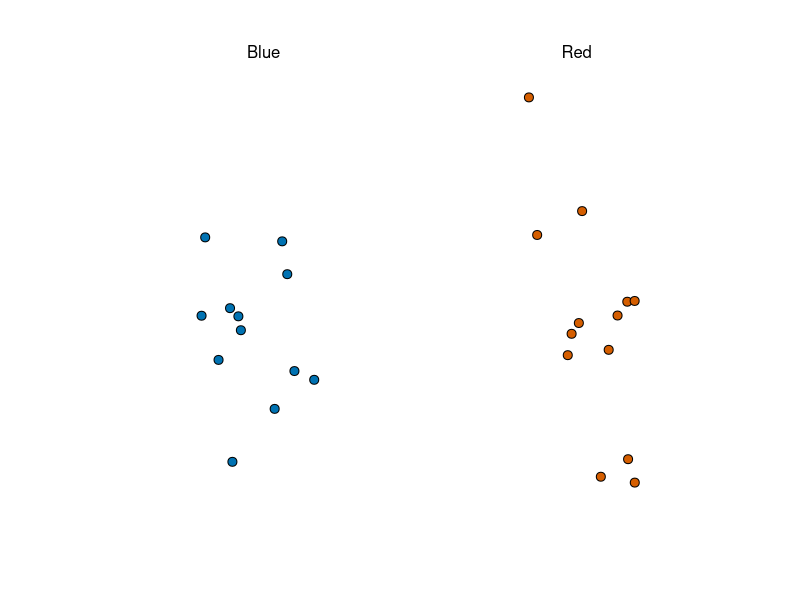
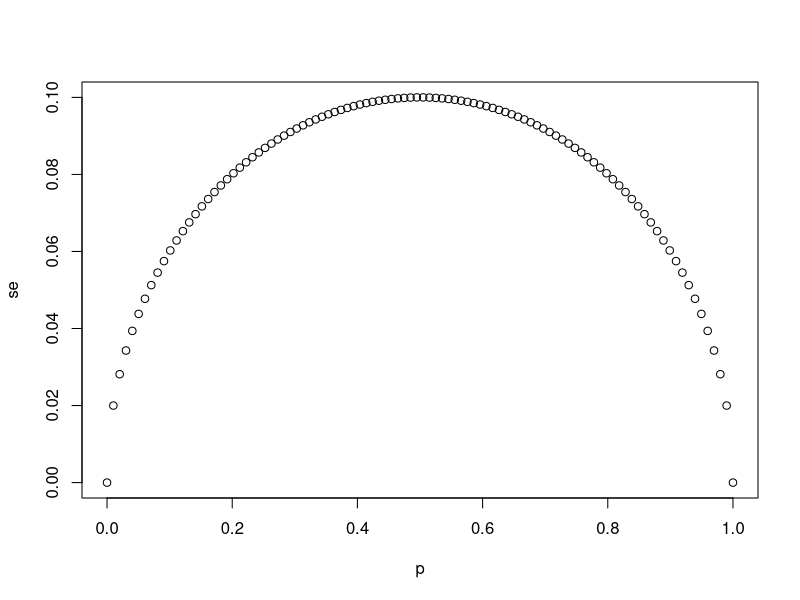
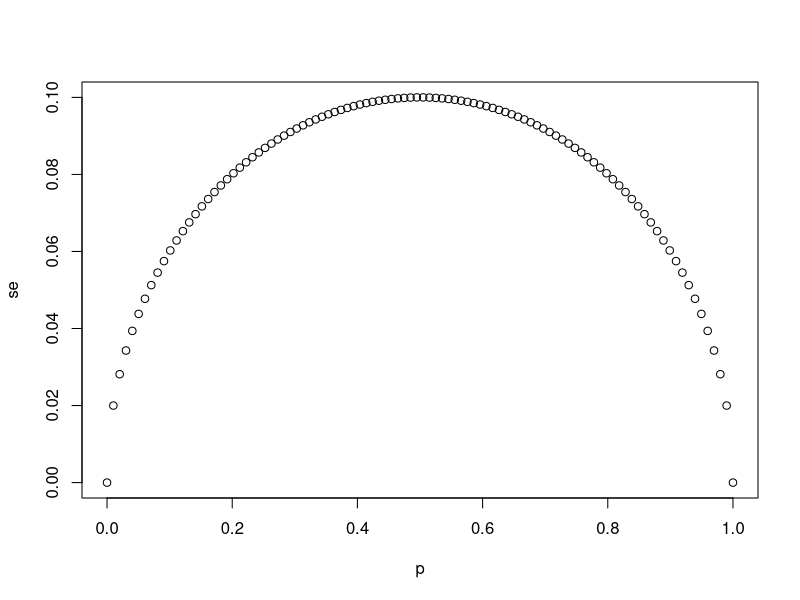
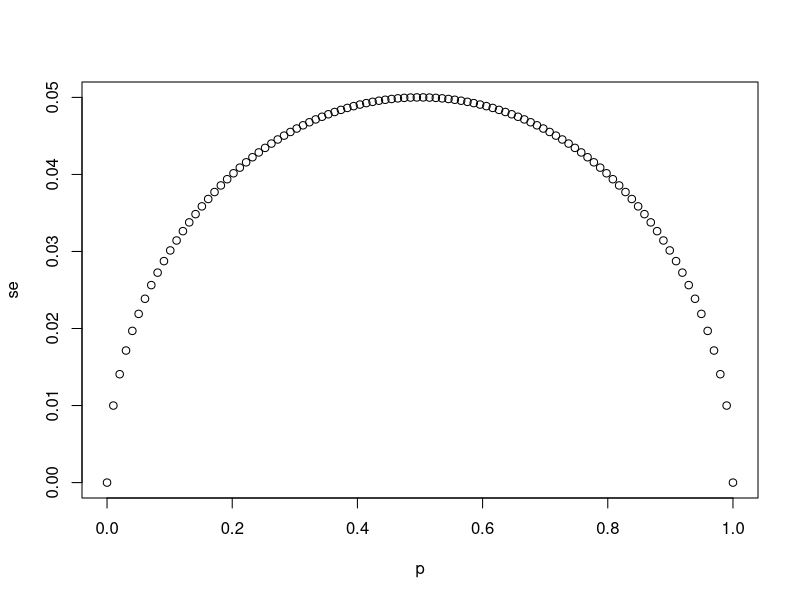
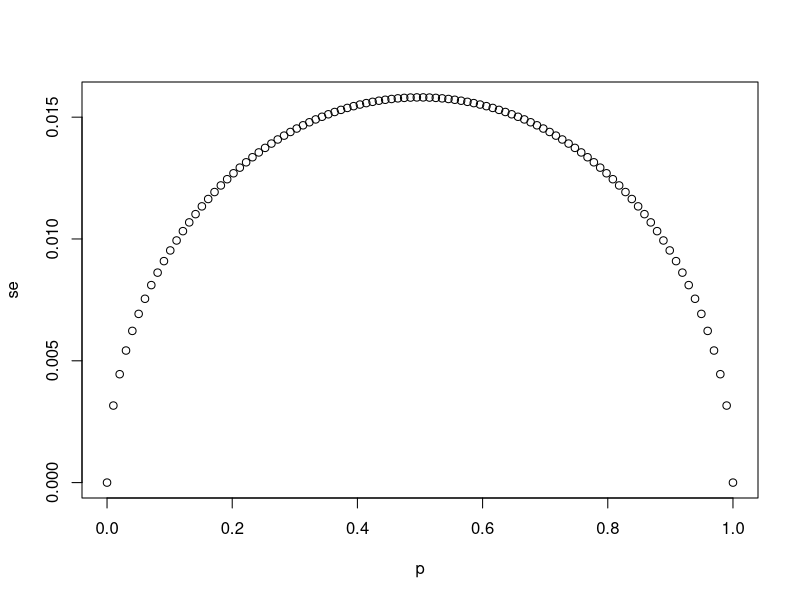
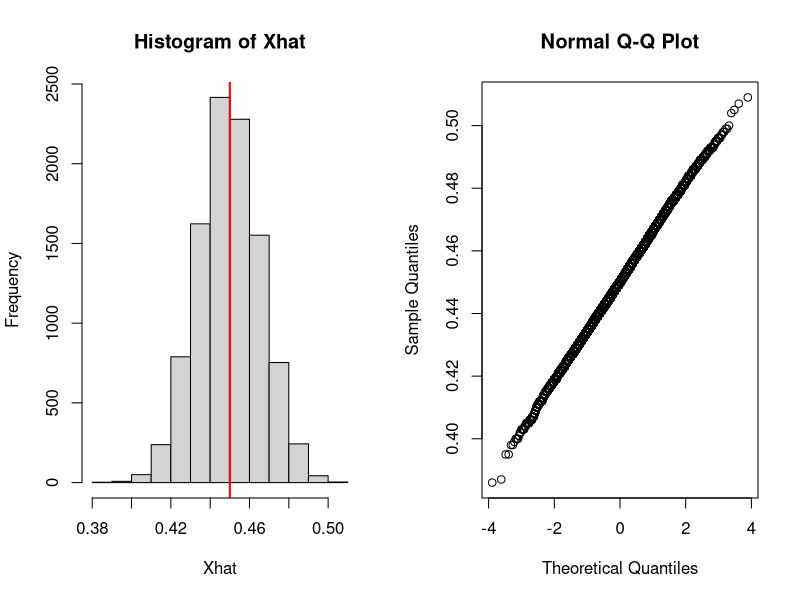
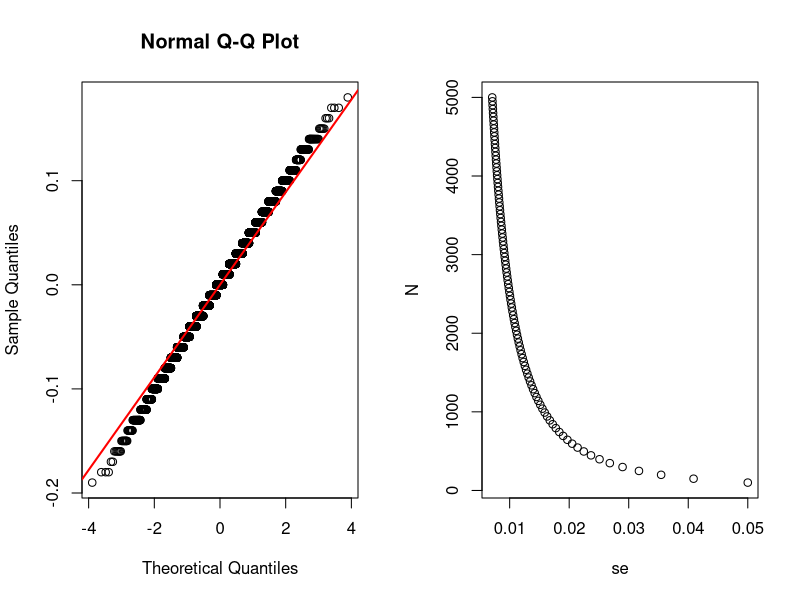

Write R code to recreate these figures, in order.
## ---- chunk 1
knitr::opts_chunk$set(echo = TRUE)
## ---- chunk 2
library(tidyverse)
library(dslabs)
ds_theme_set()
take_poll(25)

# proportion of blue balls <- p
# proportion of red <- 1 - p
# estimate of spread <- 2p - 1

## ---- chunk 3

# `N` represents the number of people polled
N <- 25

# Create a variable `p` that contains 100 proportions ranging from 0 to 1 using the `seq` function
p <- seq(0, 1, length.out = 100)

# Create a variable `se` that contains the standard error of each sample average
se <- sqrt(p*(1-p)/N)

# Plot `p` on the x-axis and `se` on the y-axis
plot(p,se)

# The vector `p` contains 100 proportions of Democrats ranging from 0 to 1 using the `seq` function
p <- seq(0, 1, length = 100)

# The vector `sample_sizes` contains the three sample sizes
sample_sizes <- c(25, 100, 1000)

# Write a for-loop that calculates the standard error `se` for every value of `p` for each of the three samples sizes `N` in the vector `sample_sizes`. Plot the three graphs, using the `ylim` argument to standardize the y-axis across all three plots.

for (N in sample_sizes) {
  se <- sqrt(p*(1-p)/N)
  plot(p, se)
}

## ---- chunk 4

# `N` represents the number of people polled
N <- 25

# `p` represents the proportion of Democratic voters
p <- 0.45

# Calculate the standard error of the spread. Print this value to the console.

se <- 2*sqrt(p*(1-p)/N)
se

## ---- chunk 5
X_hat <- 0.48 # calculated from example with 12 blue, 13 red balls 
se <- sqrt(X_hat*(1-X_hat)/25)
se # ~ 0.01, one percentage point away

pnorm(0.01/se) - pnorm(-0.01/se) 
# about 8%, means there's a v small chance we'll actually be this close to p
# use CLT to determine which sample sizes will be better
## ---- chunk 6
# prob of the std normal(0,1) being within 2 values from 0
pnorm(2)-pnorm(-2) # ~ 95% that x.bar will be within two stderrs = moe
## ---- chunk 7
# B <- 10000
# N <- 1000
# Xhat <- replicate(B, {
#   X <- sample(c(0,1), size=N, replace=TRUE, prob=c(1-p, p))
#   mean(X)
# })
## ---- chunk 8
p <- 0.45
N <- 1000

X <- sample(c(0,1), size=N, replace=TRUE, prob=c(1-p, p))
Xhat <- mean(X)

B <- 10000
Xhat <- replicate(B, {
  X <- sample(c(0,1), size=N, replace=TRUE, prob=c(1-p, p))
  mean(X)
})

mean(Xhat) # expected : 0.45
sd(Xhat) # expected : 0.15

par(mfrow=c(1,2))
hist(Xhat)
abline(v=0.45, col="red", lwd=2)
qqnorm(Xhat)
## ---- chunk 9
# Write a function called `take_sample` that takes `p` and `N` as arguements and returns the average value, Xhat, of a randomly sampled population.

take_sample <- function(p,N) {
  #sample N elements from a vector of options where Democrats are assigned the value '1' and     #Republicans are assigned the value '0'.
  samp <- sample(c(0,1), N, replace=TRUE,prob=c(1-p, p))
  mean(samp)
}


# Use the `set.seed` function to make sure your answer matches the expected result after random sampling
set.seed(1)

# Define `p` as the proportion of Democrats in the population being polled
p <- 0.45

# Define `N` as the number of people polled
N <- 100

# Call the `take_sample` function to determine the sample average of `N` randomly selected people from a population containing a proportion of Democrats equal to `p`. Print this value to the console.
take_sample(p,N)

# Define `p` as the proportion of Democrats in the population being polled
p <- 0.45

# Define `N` as the number of people polled
N <- 100

# The variable `B` specifies the number of times we want the sample to be replicated
B <- 10000

# Use the `set.seed` function to make sure your answer matches the expected result after random sampling
set.seed(1)

# Create an objected called `errors` that replicates subtracting the result of the `take_sample` function from `p` for `B` replications
B <- 10000
errors <- replicate(B, {
  p - take_sample(p,N)
})
## ---- chunk 10
# Calculate the mean of the errors. Print this value to the console.
mean(errors)

# Define `p` as the proportion of Democrats in the population being polled
p <- 0.45

# Define `N` as the number of people polled
N <- 100

# The variable `B` specifies the number of times we want the sample to be replicated
B <- 10000

# Use the `set.seed` function to make sure your answer matches the expected result after random sampling
set.seed(1)

# We generated `errors` by subtracting the estimate from the actual proportion of Democratic voters
errors <- replicate(B, p - take_sample(p, N))

# Calculate the mean of the absolute value of each simulated error. Print this value to the console.
mean(abs(errors))

# Calculate the probability that the estimated proportion of Democrats in the population is greater than 0.5. Print this value to the console.
1 - pnorm(0.05/(sqrt(0.45*0.55/N)))

## ---- chunk 11

# We generated `errors` by subtracting the estimate from the actual proportion of Democratic voters
errors <- replicate(B, p - take_sample(p, N))

# Calculate the standard deviation of `errors`
sqrt(mean(errors^2))

# Generate a qq-plot of `errors` with a qq-line showing a normal distribution
qqnorm(errors)
qqline(errors, col="red", lwd=2)

## ---- chunk 12
N <- seq(100, 5000, len = 100)
p <- 0.5
se <- sqrt(p*(1-p)/N)
plot(se,N)
## ---- chunk 13
# Define `N` as the number of people polled
N <-100

# Define `X_hat` as the sample average
X_hat <- 0.51

# Define `se_hat` as the standard error of the sample average
se_hat <- sqrt(X_hat*(1-X_hat)/N)

# Calculate the probability that the error is 0.01 or larger
1 - pnorm(0.01/se_hat) + pnorm(-0.01/se_hat)
## ---- chunk 14

# value to multiply by 
z <- qnorm(0.995)
z

# Look at symmetry
pnorm(qnorm(0.995))

# confirm  CI: 0.995 - 0.005
# 1 - (1-q)/2 + (1-q)/2 = q
pnorm(z) - pnorm(-z)

# exact 95% CI gives 1.96 not 2 stdevs
qnorm(0.975)
## ---- chunk 15
# Load the data
library(dslabs)
data(polls_us_election_2016)

# Generate an object `polls` that contains data filtered for polls that ended on or after October 31, 2016 in the United States
polls <- polls_us_election_2016 %>% filter(enddate >= "2016-10-31" & state == "U.S.")

# How many rows does `polls` contain? Print this value to the console.
nrow(polls)

# Assign the sample size of the first poll in `polls` to a variable called `N`. Print this value to the console.
N <- polls$samplesize[1]
N

# For the first poll in `polls`, assign the estimated percentage of Clinton voters to a variable called `X_hat`. Print this value to the console.
X_hat <- polls$rawpoll_clinton[1]/100
X_hat

# Calculate the standard error of `X_hat` and save it to a variable called `se_hat`. Print this value to the console.
se_hat <- sqrt(X_hat*(1-X_hat)/N)
se_hat 

# Use `qnorm` to calculate the 95% confidence interval for the proportion of Clinton voters. Save the lower and then the upper confidence interval to a variable called `ci`.
ci <- c(X_hat - qnorm(0.975)*se_hat, X_hat + qnorm(0.975)*se_hat)
ci
## ---- chunk 16
# The `polls` object that filtered all the data by date and nation has already been loaded. Examine it using the `head` function.
head(polls)

# Create a new object called `pollster_results` that contains columns for pollster name, end date, X_hat, lower confidence interval,  se_hat, and upper confidence interval for each poll.
polls <- polls  %>%  mutate(X_hat = rawpoll_clinton/100, se_hat = sqrt(X_hat*(1-X_hat)/samplesize), lower = X_hat - qnorm(0.975)*se_hat, upper = X_hat + qnorm(0.975)*se_hat)

pollster_results <- select(polls, "pollster", "enddate", "X_hat", "se_hat", "lower", "upper")

# total for popular votes was Clinton 48.2%

# Add a logical variable called `hit` that indicates whether the actual value exists within the confidence interval of each poll. Summarize the average `hit` result to determine the proportion of polls with confidence intervals include the actual value. Save the result as an object called `avg_hit`.

avg_hit <- pollster_results %>% mutate(hit = lower<=0.482 & upper>=0.482) %>% summarize(mean(hit))
